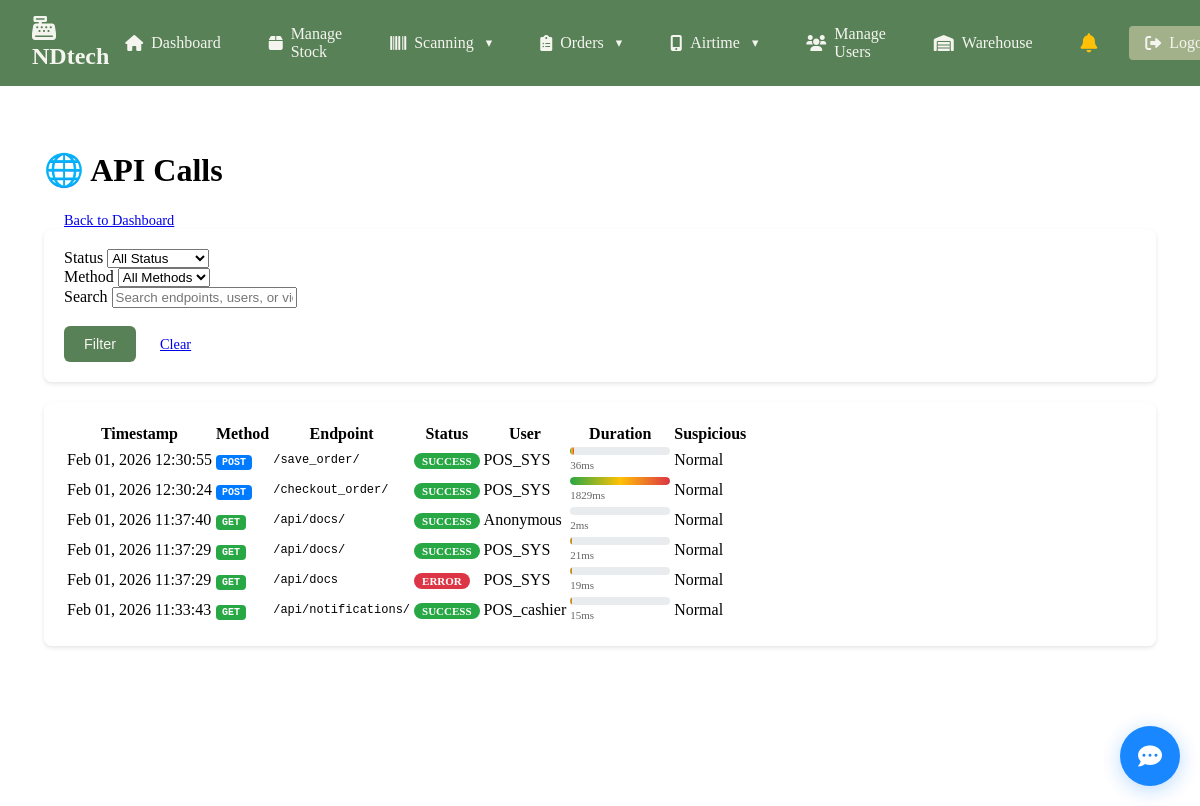
The page /audit/api-calls/ (signed in) on the database as committed earlier.
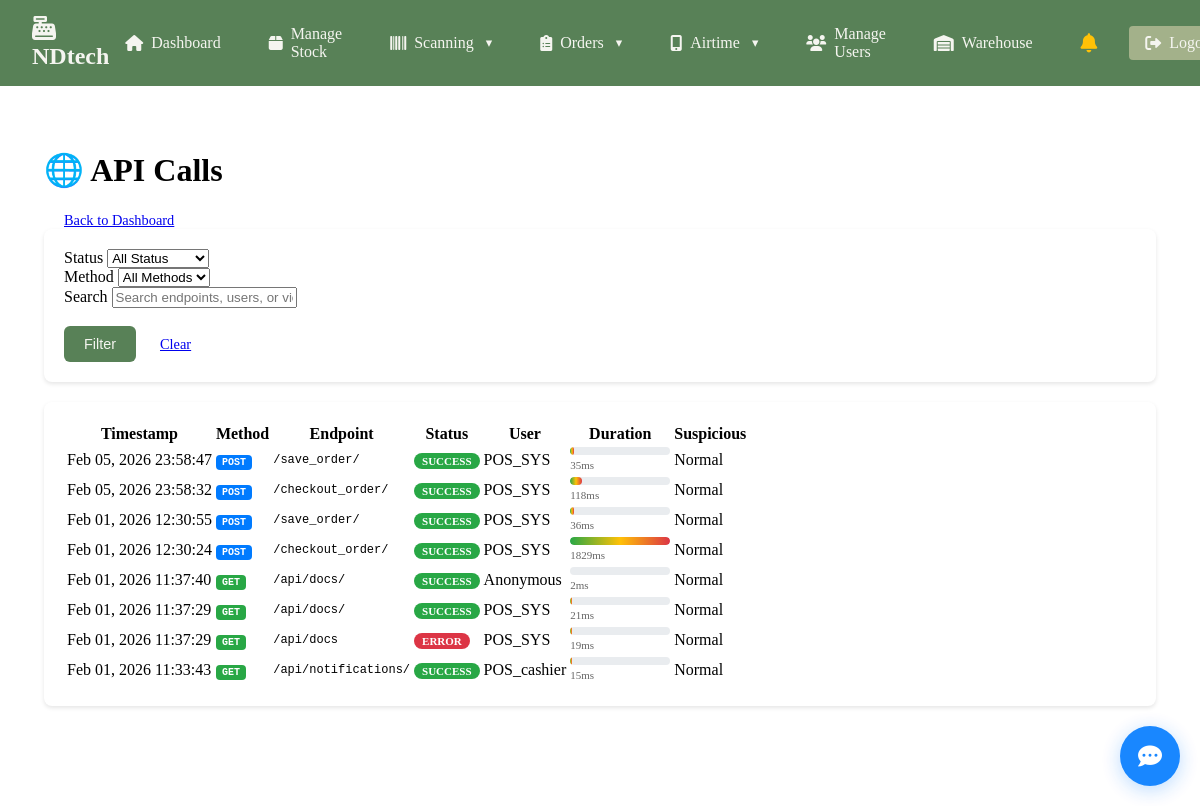
The same page on the database as committed later.
### nano/models.py (models this page shows, shortened)
class APICallLog(models.Model):
    ENDPOINT_TYPES = [
        ('rest', 'REST API'),
        ('graphql', 'GraphQL'),
        ('internal', 'Internal API'),
        ('third_party', 'Third Party API'),
    ]
    STATUS_CHOICES = [
        ('success', 'Success'),
        ('error', 'Error'),
        ('timeout', 'Timeout'),
        ('rate_limited', 'Rate Limited'),
        ('unauthorized', 'Unauthorized'),
        ('forbidden', 'Forbidden'),
    ]
    user = models.ForeignKey(User, on_delete=models.SET_NULL, null=True, blank=True, related_name='api_logs')
    endpoint_type = models.CharField(max_length=15, choices=ENDPOINT_TYPES)
    method = models.CharField(max_length=10)  # GET, POST, PUT, DELETE, etc.
    endpoint = models.URLField()
    view_name = models.CharField(max_length=100, blank=True)
    request_headers = models.JSONField(default=dict)
    request_body = models.TextField(blank=True)
    query_params = models.JSONField(default=dict)
    status_code = models.PositiveIntegerField()
    status = models.CharField(max_length=15, choices=STATUS_CHOICES)
    response_headers = models.JSONField(default=dict)
    response_body = models.TextField(blank=True)
    duration_ms = models.PositiveIntegerField(null=True, blank=True)
    db_query_count = models.PositiveIntegerField(default=0)
    memory_usage_mb = models.DecimalField(max_digits=8, decimal_places=2, null=True, blank=True)
    ip_address = models.GenericIPAddressField(null=True, blank=True)
    user_agent = models.TextField(blank=True)
    api_key_used = models.CharField(max_length=100, blank=True)
    authentication_method = models.CharField(max_length=50, blank=True)
    is_suspicious = models.BooleanField(default=False)
    security_flags = models.JSONField(default=list, help_text="List of security concerns detected")
    created_at = models.DateTimeField(auto_now_add=True)
    class Meta:
        ordering = ['-created_at']
        indexes = [
            models.Index(fields=['endpoint', 'method', 'created_at']),
            models.Index(fields=['user', 'created_at']),
            models.Index(fields=['status_code', 'created_at']),
            models.Index(fields=['is_suspicious', 'created_at']),
            models.Index(fields=['duration_ms', 'created_at']),
        ]

### nano/views_audit_dashboard.py (the view)
# urls.py: path('audit/api-calls/', views_audit_dashboard.api_calls_view, name='api_calls'),
@login_required
@user_passes_test(is_admin_or_manager)
def api_calls_view(request):
    page = request.GET.get('page', 1)
    status = request.GET.get('status', '')
    method = request.GET.get('method', '')
    search = request.GET.get('search', '')
    calls = APICallLog.objects.select_related('user').order_by('-created_at')
    if status:
        calls = calls.filter(status=status)
    if method:
        calls = calls.filter(method=method)
    if search:
        calls = calls.filter(
            Q(endpoint__icontains=search) |
            Q(user__username__icontains=search) |
            Q(view_name__icontains=search)
        )
    paginator = Paginator(calls, 50)
    calls_page = paginator.get_page(page)
    context = {
        'calls': calls_page,
        'status_choices': APICallLog.STATUS_CHOICES,
        'methods': ['GET', 'POST', 'PUT', 'DELETE', 'PATCH'],
        'current_filters': {
            'status': status,
            'method': method,
            'search': search,
        },
        'page_title': 'API Calls',
    }
    return render(request, 'nano/api_calls.html', context)

### nano/authentication.py (called while the page is built)
    def get_user(self, user_id):
        try:
            user = User.objects.get(pk=user_id)
            if not user.is_active:
                return None
            try:
                user_profile = UserProfile.objects.get(user=user)
                if not user_profile.is_active:
                    return None
            except UserProfile.DoesNotExist:
                pass
            return user
        except User.DoesNotExist:
            return None

### nano/context_processors.py (called while the page is built)
def user_company_name(request):
    if request.user.is_authenticated and hasattr(request.user, 'userprofile'):
        company_name = getattr(request.user.userprofile, 'company_name', None)
        if company_name:
            return {'user_company_name': company_name}
    return {'user_company_name': 'NDtech'}

### nano/views_audit_dashboard.py (called while the page is built)
def is_admin_or_manager(user):
    if not user.is_authenticated:
        return False
    try:
        profile = user.userprofile
        return profile.role in ['admin', 'manager', 'superuser']
    except UserProfile.DoesNotExist:
        return user.is_staff or user.is_superuser

### nano/templates/nano/api_calls.html (shortened to what this page needs)
{% extends "nano/base.html" %}
{% load static %}
{% block content %}
<div class="api-calls">
    <div class="d-flex justify-content-between align-items-center mb-4">
        <h1>🌐 API Calls</h1>
        <a href="{% url 'nano:audit_dashboard' %}" class="btn btn-outline-primary">Back to Dashboard</a>
    </div>
    <div class="filters-section">
        <form method="get" class="row g-3">
            <div class="col-md-2">
                <label for="status" class="form-label">Status</label>
                <select name="status" id="status" class="form-select">
                    <option value="">All Status</option>
                </select>
            </div>
            <div class="col-md-2">
                <label for="method" class="form-label">Method</label>
                <select name="method" id="method" class="form-select">
                    <option value="">All Methods</option>
                </select>
            </div>
            <div class="col-md-5">
                <label for="search" class="form-label">Search</label>
                <input type="text" name="search" id="search" class="form-control"
                       value="{{ current_filters.search }}" placeholder="Search endpoints, users, or views...">
            </div>
            <div class="col-md-3">
                <label class="form-label">&nbsp;</label>
                <div>
                    <button type="submit" class="btn btn-primary me-2">Filter</button>
                    <a href="{% url 'nano:api_calls' %}" class="btn btn-outline-secondary">Clear</a>
                </div>
            </div>
        </form>
    </div>
    <div class="calls-table">
        {% if calls %}
        <div class="table-responsive">
            <table class="table table-striped">
                <thead>
                    <tr>
                        <th>Timestamp</th>
                        <th>Method</th>
                        <th>Endpoint</th>
                        <th>Status</th>
                        <th>User</th>
                        <th>Duration</th>
                        <th>Suspicious</th>
                    </tr>
                </thead>
                <tbody>
                    {% for call in calls %}
                    <tr>
                        <td>{{ call.created_at|date:"M d, Y H:i:s" }}</td>
                        <td>
                            <span class="method-badge method-{{ call.method|lower }}">
                                {{ call.method }}
                            </span>
                        </td>
                        <td class="endpoint-details" title="{{ call.endpoint }}">
                            {{ call.endpoint|truncatechars:40 }}
                        </td>
                        <td>
                            <span class="status-badge status-{{ call.status }}">
                                {{ call.get_status_display }}
                            </span>
                        </td>
                        <td class="user-info">
                            {% if call.user %}
                                {{ call.user.username }}
                            {% else %}
                                Anonymous
                            {% endif %}
                        </td>
                        <td>
                            <div class="d-flex align-items-center">
                                <div class="duration-bar me-2">
                                    <div class="duration-fill" data-duration="{{ call.duration_ms|default:0 }}"></div>
                                </div>
                                <span class="duration-text">{{ call.duration_ms|default:0 }}ms</span>
                            </div>
                        </td>
                        <td>
                            {% if call.is_suspicious %}
                                <span class="suspicious-indicator">Suspicious</span>
                            {% else %}
                                <span class="text-muted">Normal</span>
                            {% endif %}
                        </td>
                    </tr>
                    {% endfor %}
                </tbody>
            </table>
        </div>
        {% else %}
        <div class="text-center py-5">
            <h5>No API calls found</h5>
            <p class="text-muted">Try adjusting your filters or check back later.</p>
        </div>
        {% endif %}
    </div>
</div>
{% endblock %}

### nano/templates/nano/base.html (shortened to what this page needs)
<!DOCTYPE html>
<html lang="en">
<head>
    {% load static %}
    <link rel="stylesheet" href="{% static 'nano/styles.css' %}">
    <link rel="stylesheet" href="{% static 'nano/notifications.css' %}">
    <link rel="stylesheet" href="{% static 'nano/hamburger.css' %}">
    <link rel="stylesheet" href="https://cdnjs.cloudflare.com/ajax/libs/font-awesome/6.0.0/css/all.min.css">
</head>
<body>
    <header class="navbar">
        <div class="nav-brand">
            <h1><i class="fas fa-cash-register"></i> {{ user_company_name|default:"NDtech" }}</h1>
        </div>
        <nav class="nav-menu">
            <a href="{% url 'home' %}" class="nav-link">
                <i class="fas fa-home"></i> Dashboard
            </a>
            <a href="{% url 'add_stock' %}" class="nav-link">
                <i class="fas fa-box"></i> Manage Stock
            </a>
            <div class="nav-dropdown">
                <button class="nav-link dropdown-toggle">
                    <i class="fas fa-barcode"></i> Scanning
                </button>
            </div>
            <div class="nav-dropdown">
                <button class="nav-link dropdown-toggle">
                    <i class="fas fa-clipboard-list"></i> Orders
                </button>
            </div>
            <div class="nav-dropdown">
                <button class="nav-link dropdown-toggle">
                    <i class="fas fa-mobile-alt"></i> Airtime
                </button>
            </div>
            {% if user.is_superuser or user.userprofile.role == 'admin' or user.userprofile.role == 'manager' %}
            <a href="{% url 'manage_users' %}" class="nav-link">
                <i class="fas fa-users"></i> Manage Users
            </a>
            <a href="{% url 'warehouse_prices' %}" class="nav-link">
                <i class="fas fa-warehouse"></i> Warehouse
            </a>
            {% endif %}
            {% if user.is_authenticated %}
            <a href="{% url 'notifications_page' %}" class="nav-link notification-bell">
                <i class="fas fa-bell"></i>
            </a>
            {% endif %}
            <a href="{% url 'logout' %}" class="nav-link logout">
                <i class="fas fa-sign-out-alt"></i> Logout
            </a>
        </nav>
    </header>
    <main class="main-content">
        <div class="content-wrapper">
            {% block content %}{% endblock %}
        </div>
    </main>
</body>
</html>

### nano/static/nano/styles.css (style rules this page uses)
html, body { height: 100%; width: 100%; margin: 0; padding: 0; overflow: hidden; }
.main-content { flex: 1; display: flex; flex-direction: column; width: 100%; height: calc(100vh - 80px); }
.content-wrapper { flex: 1; width: 100% !important; max-width: 100% !important; margin: 0 !important; padding: 1.5rem !important; box-sizing: border-box !important; overflow-y: auto !important; overflow-x: hidden !important; -webkit-overflow-scrolling: touch; }
.navbar { background-color: #588157; color: #f5f5f0; padding: 1rem 2rem; display: flex; justify-content: space-between; align-items: center; box-shadow: 0 2px 4px rgba(0, 0, 0, 0.1); }
.nav-brand h1 { margin: 0; font-size: 1.5rem; color: #f5f5f0; }
.nav-menu { display: flex; gap: 1rem; align-items: center; }
.nav-link { color: #f5f5f0; text-decoration: none; padding: 0.5rem 1rem; border-radius: 4px; transition: background-color 0.3s; display: flex; align-items: center; gap: 0.5rem; }
.nav-link.logout { background-color: #a3b18a; color: #f5f5f0; }
.nav-dropdown { position: relative; }
.dropdown-toggle { background: none; border: none; color: #f5f5f0; cursor: pointer; padding: 0.5rem 1rem; border-radius: 4px; transition: background-color 0.3s; display: flex; align-items: center; gap: 0.5rem; font-size: inherit; font-family: inherit; }
.dropdown-toggle::after { content: '▾'; font-size: 0.8em; margin-left: 0.25rem; }
.main-content { height: calc(100vh - 80px); padding: 0; margin: 0; overflow: hidden; }
.content-wrapper { height: 100%; width: 100%; margin: 0; background-color: white; padding: 1rem; border-radius: 0; box-shadow: none; overflow-y: auto; box-sizing: border-box; }

### nano/static/nano/notifications.css (style rules this page uses)
.btn { padding: 10px 20px; border: none; border-radius: 6px; cursor: pointer; font-size: 0.9rem; transition: all 0.2s ease; }
.btn-primary { background: #588157; color: #f5f5f0; }
.notification-bell { position: relative; cursor: pointer; transition: all 0.3s ease; display: flex; align-items: center; gap: 0.5rem; }
.notification-bell i { font-size: 1.2rem; color: #333; }
.nav-link.notification-bell { color: white; text-decoration: none; padding: 0.5rem 1rem; border-radius: 4px; transition: background-color 0.3s; }
.nav-link.notification-bell i { color: #ffc107; }

### nano/templates/nano/api_calls.html (style rules this page uses)
.api-calls { padding: 20px; }
.filters-section { background: white; border-radius: 8px; padding: 20px; box-shadow: 0 2px 4px rgba(0,0,0,0.1); margin-bottom: 20px; }
.calls-table { background: white; border-radius: 8px; padding: 20px; box-shadow: 0 2px 4px rgba(0,0,0,0.1); }
.table { margin-bottom: 0; }
.status-badge { padding: 2px 8px; border-radius: 12px; font-size: 11px; text-transform: uppercase; font-weight: bold; }
.status-success { background: #28a745; color: white; }
.status-error { background: #dc3545; color: white; }
.method-badge { padding: 2px 6px; border-radius: 4px; font-size: 10px; font-weight: bold; font-family: monospace; }
.method-get { background: #28a745; color: white; }
.method-post { background: #007bff; color: white; }
.endpoint-details { max-width: 250px; white-space: nowrap; overflow: hidden; text-overflow: ellipsis; font-family: monospace; font-size: 12px; }
.duration-bar { width: 100px; height: 8px; background: #e9ecef; border-radius: 4px; overflow: hidden; position: relative; }
.duration-fill { height: 100%; background: linear-gradient(90deg, #28a745, #ffc107, #dc3545); border-radius: 4px; }
.duration-text { font-size: 11px; color: #666; }
.user-info { max-width: 120px; white-space: nowrap; overflow: hidden; text-overflow: ellipsis; }

Rows that differ between the two databases and show on the page:
added APICallLog: created_at "Feb 05, 2026 23:58:47", method "POST", endpoint "/save_order/", status "SUCCESS", user.username "POS_SYS", duration_ms "35", is_suspicious "Normal"
added APICallLog: created_at "Feb 05, 2026 23:58:32", method "POST", endpoint "/checkout_order/", status "SUCCESS", user.username "POS_SYS", duration_ms "118", is_suspicious "Normal"
